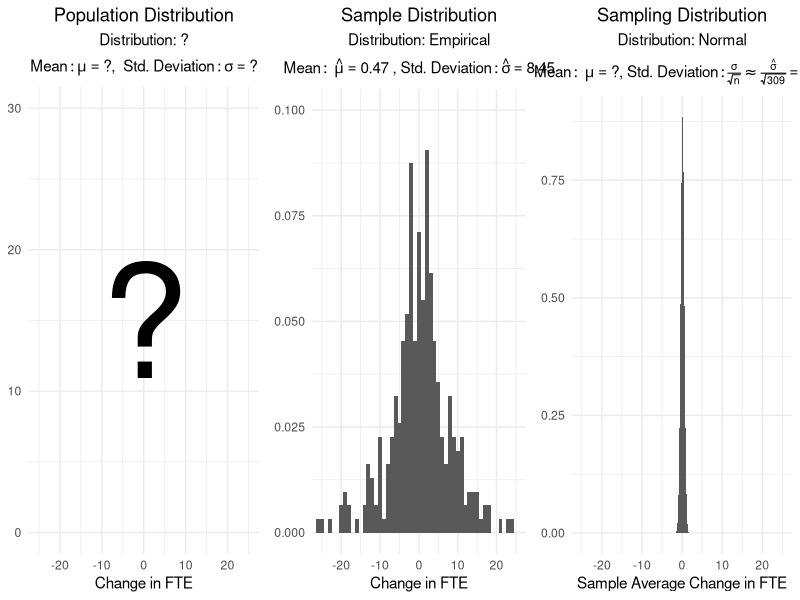

Here is the R script that generated this plot:
# Load packages
library(tidyverse)
library(haven)
library(gridExtra)

theme_set(theme_minimal() + 
             theme(plot.title = element_text(hjust = 0.5),
                   plot.subtitle = element_text(hjust = 0.5)))

# Set population mean and standard deviation
set.seed(1)
mu <- .1
sigma <- 8

# Read data
fastfood_pre <- read_dta("fastfood.dta")

# Create analysis sample
fastfood <- fastfood_pre %>% 
   filter(!is.na(fte_post) & !is.na(fte_pre)
          & state == "NJ") %>%
   mutate(fte_change = fte_post - fte_pre) 

# Plot
plots <- list()

plots$pop_distribution <- 
   ggplot(tibble(fte_change = 0, y = 15, 
                 label = "?"), 
          aes(x = fte_change, y = y, label = label)) +
   geom_text(size = 40) +
   labs(title = "Population Distribution",
        subtitle = bquote(atop(
           "Distribution: ?",
              Mean:mu=="?, "~
              Std.~Deviation:sigma=="?"
        )),
        x = "Change in FTE",
        y = NULL) +
   coord_cartesian(x = c(-25, 25), y = c(0, 30)) 

plots$sample_distribution <-
   ggplot(fastfood) +
   geom_histogram(aes(x = fte_change, y = ..density..),
                  binwidth = 1) +
   labs(title = "Sample Distribution",
        subtitle = bquote(atop(
           "Distribution: Empirical",
           Mean:~hat(mu)==.(round(mean(fastfood$fte_change), 2))~","~
              Std.~Deviation:hat(sigma)==.(round(sd(fastfood$fte_change), 2))
        )),
        x = "Change in FTE",
        y = NULL) +
   coord_cartesian(x = c(-25, 25), y = c(0, .1)) 

plots$sampling_distribution <-
   tibble(x = rnorm(1e5, mu, sigma / sqrt(nrow(fastfood)))) %>% 
   ggplot(aes(x = x)) +
   geom_histogram(aes(y = ..density..), 
                  binwidth = .05) +
   labs(title = "Sampling Distribution",
        subtitle = bquote(atop(
           "Distribution: Normal",
              Mean:~mu=="?,"~
              Std.~Deviation:frac(sigma, sqrt(n))
           %~~%frac(hat(sigma), sqrt(309))
           ==.(round(sd(fastfood$fte_change) / 
                        sqrt(nrow(fastfood)), 2))
        )),
        x = "Sample Average Change in FTE",
        y = NULL) +
   coord_cartesian(x = c(-25, 25)) 


final_plot <- do.call(function(...) 
   grid.arrange(..., nrow = 1), plots)

ggsave("distribution_plots.png", final_plot, scale = 1.6)
